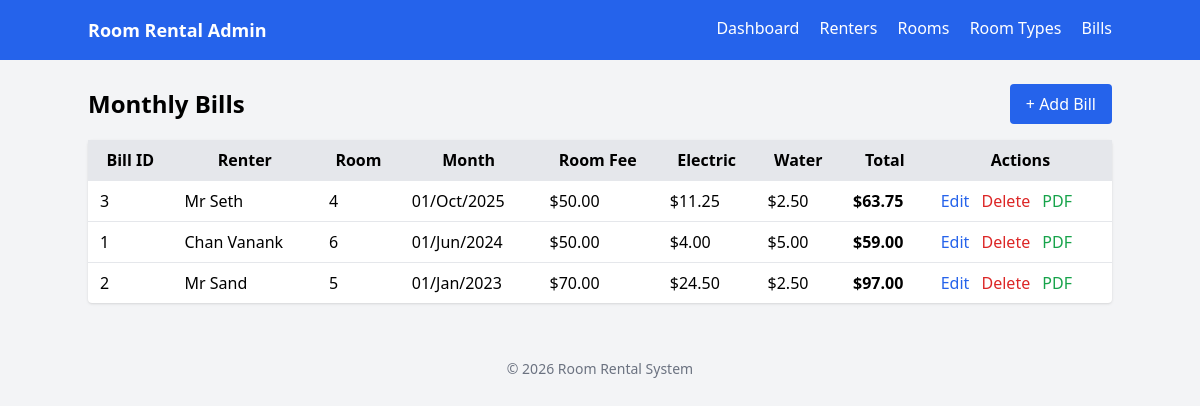
The page /bills.php on the database its author committed.
### tables this page shows
CREATE TABLE IF NOT EXISTS `monthly_bill` (
  `bill_id` int NOT NULL AUTO_INCREMENT,
  `rental_id` int NOT NULL,
  `rate_id` int NOT NULL,
  `bill_month` date NOT NULL,
  `old_electric` decimal(10,0) NOT NULL,
  `new_electric` decimal(10,0) NOT NULL,
  `water_units` decimal(10,0) NOT NULL,
  PRIMARY KEY (`bill_id`),
  KEY `rental_id` (`rental_id`),
  KEY `rate_id` (`rate_id`)
);

CREATE TABLE IF NOT EXISTS `renter` (
  `renter_id` int NOT NULL AUTO_INCREMENT,
  `renter_name` varchar(100) NOT NULL,
  `gender` enum('Male','Female','Other') DEFAULT NULL,
  `mobile_number` varchar(20) DEFAULT NULL,
  `telegram` varchar(50) DEFAULT NULL,
  `renter_address` varchar(100) DEFAULT NULL,
  `nationality` varchar(50) DEFAULT NULL,
  PRIMARY KEY (`renter_id`)
);

CREATE TABLE IF NOT EXISTS `room` (
  `room_id` int NOT NULL,
  `room_type_id` int NOT NULL,
  `capacity` int DEFAULT NULL,
  PRIMARY KEY (`room_id`),
  KEY `room_type_id` (`room_type_id`)
);

CREATE TABLE IF NOT EXISTS `room_type` (
  `room_type_id` int NOT NULL AUTO_INCREMENT,
  `room_type_name` varchar(20) NOT NULL,
  `base_room_fee` decimal(10,2) NOT NULL,
  PRIMARY KEY (`room_type_id`),
  UNIQUE KEY `room_type_name` (`room_type_name`)
);

### public/bills.php (the view)
<?php
include '../includes/db.php';
include '../includes/header.php';
$sql = "
SELECT
    mb.bill_id,
    r.renter_name,
    rm.room_id,
    mb.bill_month,
    rt.base_room_fee,
    (mb.new_electric - mb.old_electric) * ur.electric_rate AS electric_fee,
    mb.water_units * ur.water_rate AS water_fee,
    rt.base_room_fee +
    ((mb.new_electric - mb.old_electric) * ur.electric_rate) +
    (mb.water_units * ur.water_rate) AS total
FROM monthly_bill mb
JOIN rental rl ON mb.rental_id = rl.rental_id
JOIN renter r ON rl.renter_id = r.renter_id
JOIN room rm ON rl.room_id = rm.room_id
JOIN room_type rt ON rm.room_type_id = rt.room_type_id
JOIN utility_rate ur ON mb.rate_id = ur.rate_id
ORDER BY mb.bill_month DESC
";
$bills = $pdo->query($sql)->fetchAll();
?>
<div class="flex justify-between items-center mb-4">
    <h1 class="text-2xl font-bold">Monthly Bills</h1>
    <a href="bill_create.php"
       class="bg-blue-600 text-white px-4 py-2 rounded hover:bg-blue-700">
        + Add Bill
    </a>
</div>
<table class="min-w-full bg-white rounded shadow">
<thead class="bg-gray-200">
<tr>
    <th class="px-3 py-2">Bill ID</th>
    <th class="px-3 py-2">Renter</th>
    <th class="px-3 py-2">Room</th>
    <th class="px-3 py-2">Month</th>
    <th class="px-3 py-2">Room Fee</th>
    <th class="px-3 py-2">Electric</th>
    <th class="px-3 py-2">Water</th>
    <th class="px-3 py-2">Total</th>
    <th class="px-3 py-2">Actions</th>
</tr>
</thead>
<tbody>
<?php foreach ($bills as $b): ?>
<tr class="border-t hover:bg-gray-50">
    <td class="px-3 py-2"><?= $b['bill_id'] ?></td>
    <td class="px-3 py-2"><?= $b['renter_name'] ?></td>
    <td class="px-3 py-2"><?= $b['room_id'] ?></td>
    <td class="px-3 py-2"><?= date('d/M/Y', strtotime($b['bill_month'])) ?></td>
    <td class="px-3 py-2">$<?= number_format($b['base_room_fee'],2) ?></td>
    <td class="px-3 py-2">$<?= number_format($b['electric_fee'],2) ?></td>
    <td class="px-3 py-2">$<?= number_format($b['water_fee'],2) ?></td>
    <td class="px-3 py-2 font-bold">$<?= number_format($b['total'],2) ?></td>
    <td class="px-3 py-2 space-x-2">
        <a href="bill_edit.php?id=<?= $b['bill_id'] ?>" class="text-blue-600">Edit</a>
        <a href="bill_delete.php?id=<?= $b['bill_id'] ?>"
           onclick="return confirm('Delete bill?')"
           class="text-red-600">Delete</a>
        <a href="invoice.php?id=<?= $b['bill_id'] ?>"
            target="_blank"
            class="text-green-600 hover:underline">
            PDF
        </a>
    </td>
</tr>
<?php endforeach; ?>
</tbody>
</table>
<?php include '../includes/footer.php'; ?>

### includes/header.php (shortened to what this page needs)
<!DOCTYPE html>
<html lang="en">
<head>
    <script src="https://cdn.tailwindcss.com"></script>
</head>
<body class="bg-gray-100 font-sans">
<nav class="sticky top-0 bg-blue-600 text-white p-4">
    <div class="container mx-auto flex justify-between">
        <a href="index.php" class="font-bold text-lg">Room Rental Admin</a>
        <div class="space-x-4">
            <a href="index.php" class="hover:underline">Dashboard</a>
            <a href="renters.php" class="hover:underline">Renters</a>
            <a href="rooms.php" class="hover:underline">Rooms</a>
            <a href="room_types.php" class="hover:underline">Room Types</a>
            <a href="bills.php" class="hover:underline">Bills</a>
        </div>
    </div>
</nav>
<div class="container mx-auto mt-6">

### includes/footer.php
</div>
<footer class="text-center text-gray-500 text-sm p-4 mt-10">
    &copy; 2026 Room Rental System
</footer>
</body>
</html>

### rows shown on the page
monthly_bill: bill_id "3", renter.renter_name "Mr Seth", room.room_id "4", bill_month "01/Oct/2025", room_type.base_room_fee "50.00", electric_fee "11.25", water_fee "2.50", total "63.75"
monthly_bill: bill_id "1", renter.renter_name "Chan Vanank", room.room_id "6", bill_month "01/Jun/2024", room_type.base_room_fee "50.00", electric_fee "4.00", water_fee "5.00", total "59.00"
monthly_bill: bill_id "2", renter.renter_name "Mr Sand", room.room_id "5", bill_month "01/Jan/2023", room_type.base_room_fee "70.00", electric_fee "24.50", water_fee "2.50", total "97.00"
